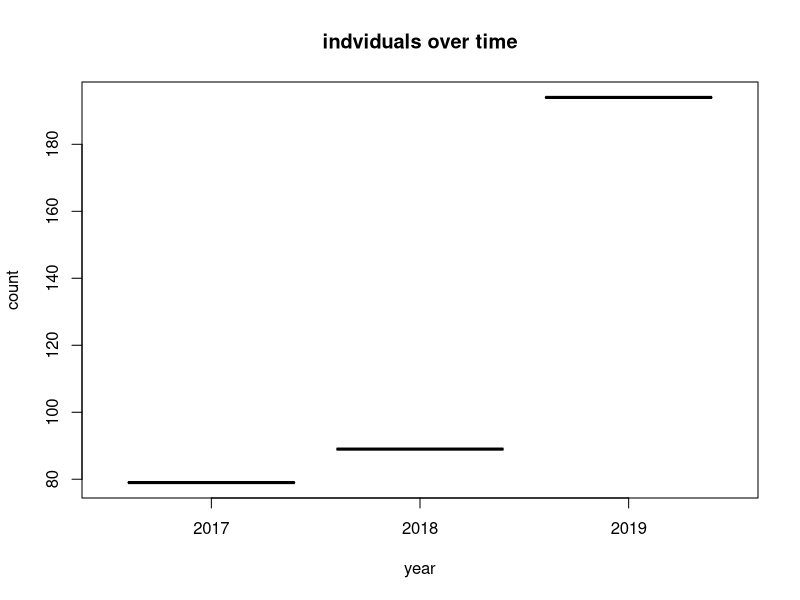
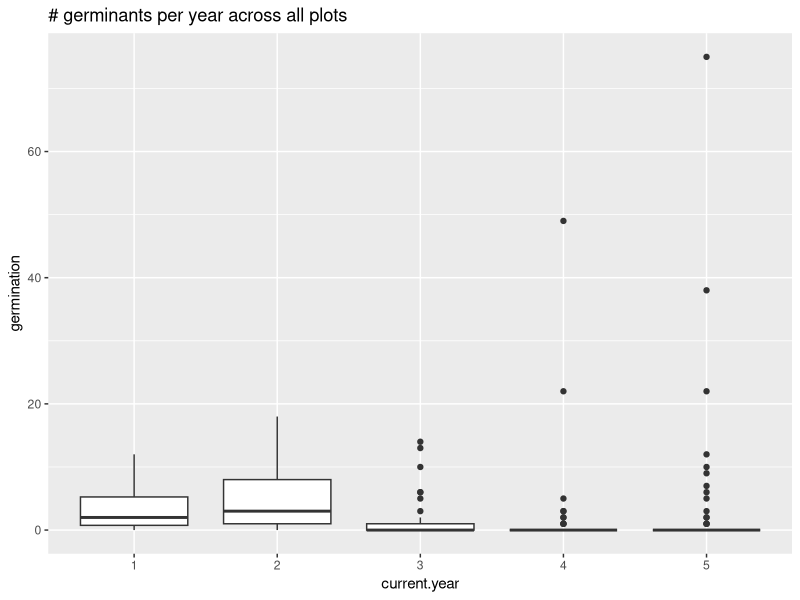
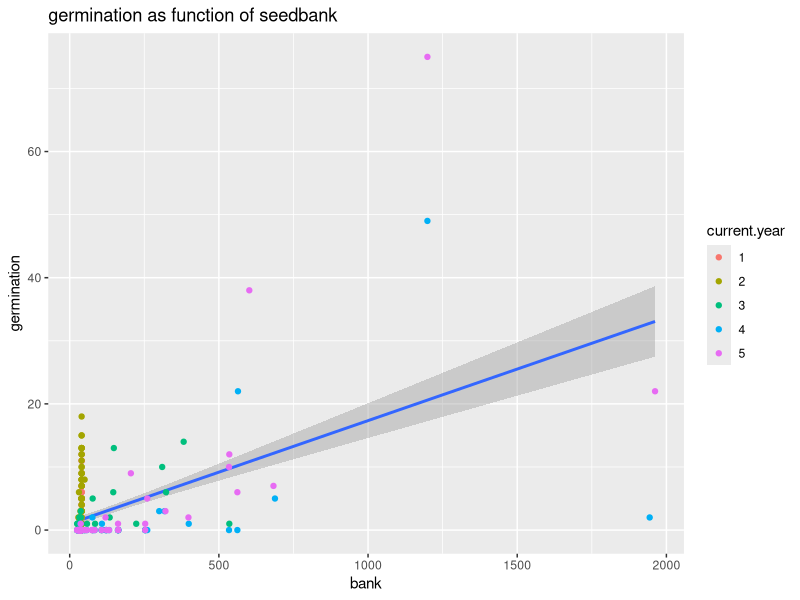
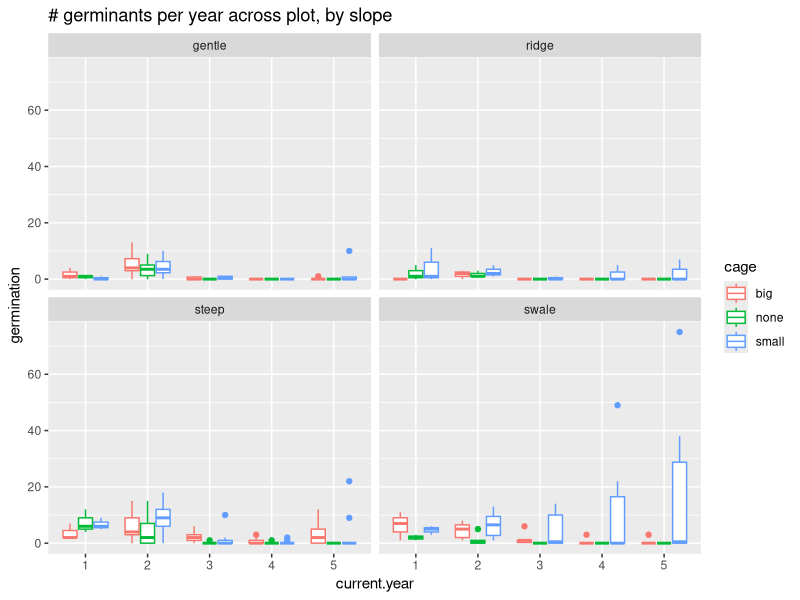
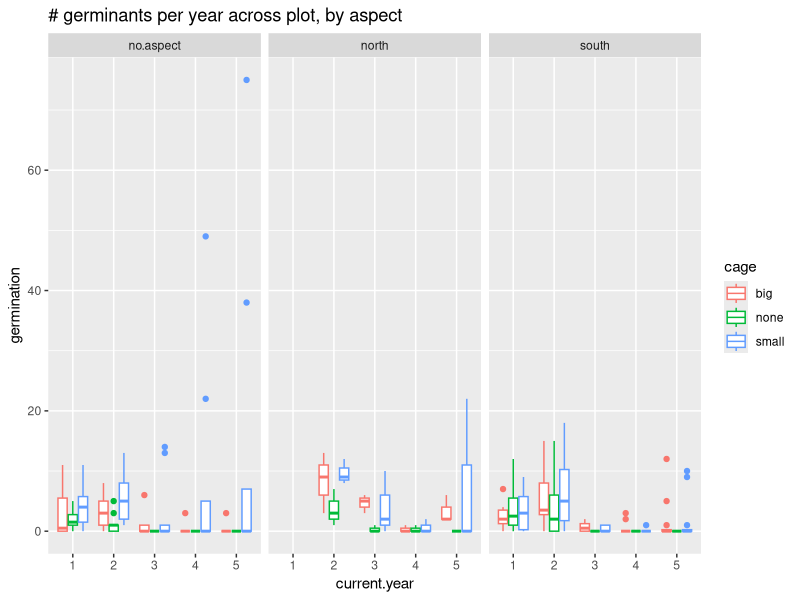

R code for these plots, in order:
## ---- chunk 1
knitr::opts_chunk$set(echo = TRUE)
## ---- chunk 2
library(tidyverse)
library(readxl)


# read in metadate for easy reference
metadata_plot <- read_excel("data_scripts/BLEA_LUNI_metadata.xlsx", sheet = 1)
metadata_idnv <- read_excel("data_scripts/BLEA_LUNI_metadata.xlsx", sheet = 2)


### read in yearly data ####

### 2016 data is wonky (different columns, and values w/in columns.. & has the multiple seeding starts)
nipomo2016 <- read_csv("data_scripts\nipomo2016.csv")
nipomo2016 <- nipomo2016[!apply(is.na(nipomo2016) | nipomo2016 == "", 1, all),]
nipomo2016$year <- "2016"


nipomo2017 <- read_csv("data_scripts/nipomolupine2017.csv")
nipomo2017 <- nipomo2017[!apply(is.na(nipomo2017) | nipomo2017 == "", 1, all),] # remove blank rows
nipomo2017$year <- "2017"


nipomo2018 <- read_csv("data_scripts/nipomolupine2018.csv")
nipomo2018 <- nipomo2018[!apply(is.na(nipomo2018) | nipomo2018== "", 1, all),]
nipomo2018$year <- "2018"


nipomo2019 <- read_csv("data_scripts/nipomolupine2019.csv")
nipomo2019 <- nipomo2019[!apply(is.na(nipomo2019) | nipomo2019 == "", 1, all),]
nipomo2019$year <- "2019"


yearlydata <-read_csv("data_scripts/nipomo5years.csv")
yearlydata$current.year <- as.factor(as.character(yearlydata$current.year))



#### bind all together ####
bind_17_18 <- bind_rows(nipomo2017, nipomo2018)
all_data <- bind_rows(bind_17_18, nipomo2019)
all_data$year <- as.factor(all_data$year)
## ---- chunk 3

### count the number of individuals over time
pop_trend <- all_data %>% 
  group_by(year) %>% 
  summarise(
    count = length(unique(id))
  )

plot(pop_trend, main = "indviduals over time")


## ---- chunk 4
### number of germinates over time
ggplot(yearlydata, aes(current.year, germination)) +
  geom_boxplot() + 
  labs(
    title = "# germinants per year across all plots"
  )

### germ ~ bank
ggplot(yearlydata, aes(bank, germination)) +
  geom_smooth(method = "lm") +
  geom_point(aes(color = current.year)) +
  labs(title = "germination as function of seedbank")

#### germ ~ slop/aspect + cage

ggplot(yearlydata, aes(current.year, germination)) +
  geom_boxplot(aes(color = cage)) +
  facet_wrap(~Slope) + 
  labs(
    title = "# germinants per year across plot, by slope"
  )

ggplot(yearlydata, aes(current.year, germination)) +
  geom_boxplot(aes(color = cage)) +
  facet_wrap(~Aspect) + 
  labs(
    title = "# germinants per year across plot, by aspect"
  )
